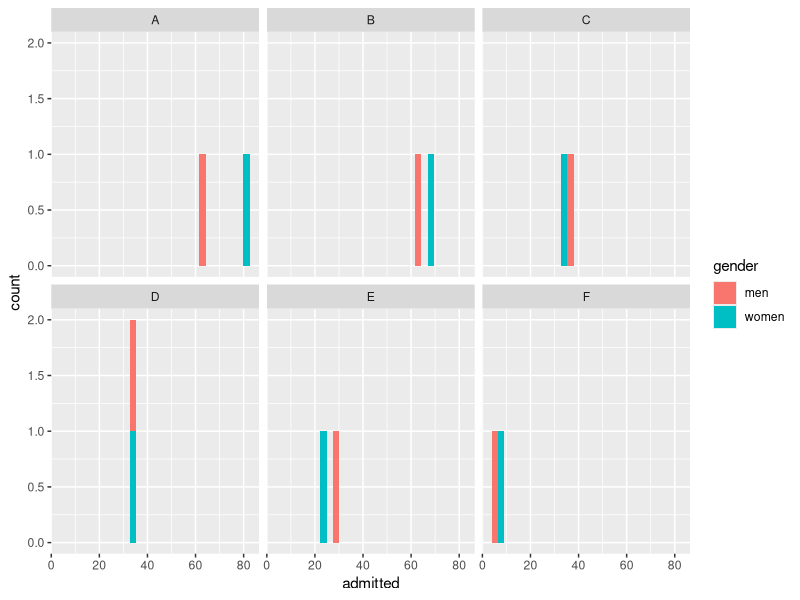
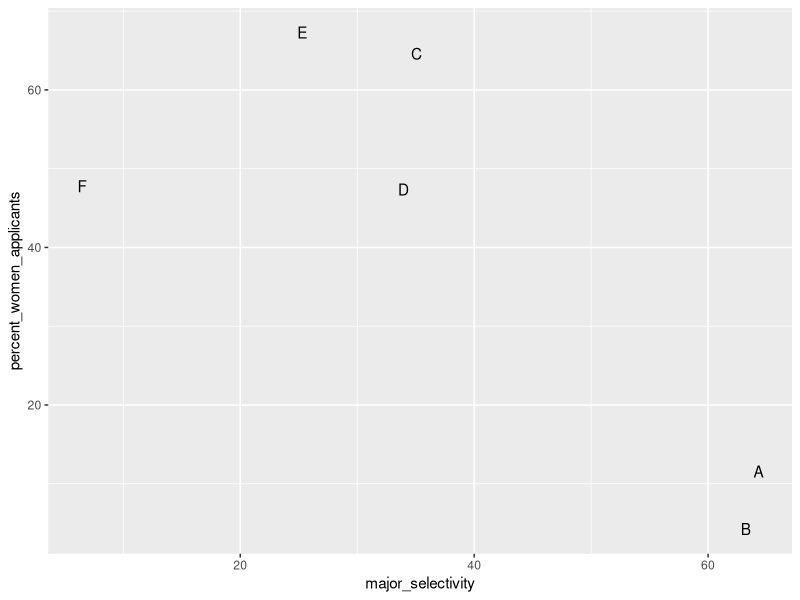
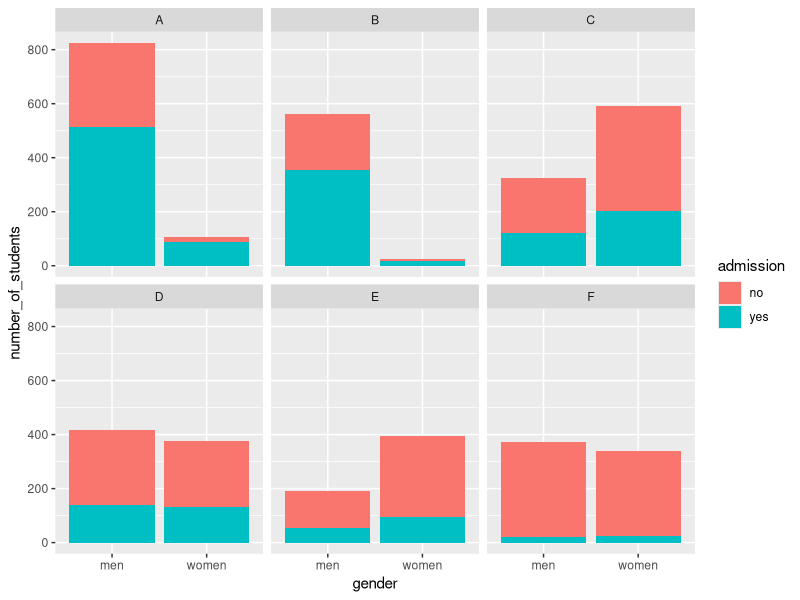
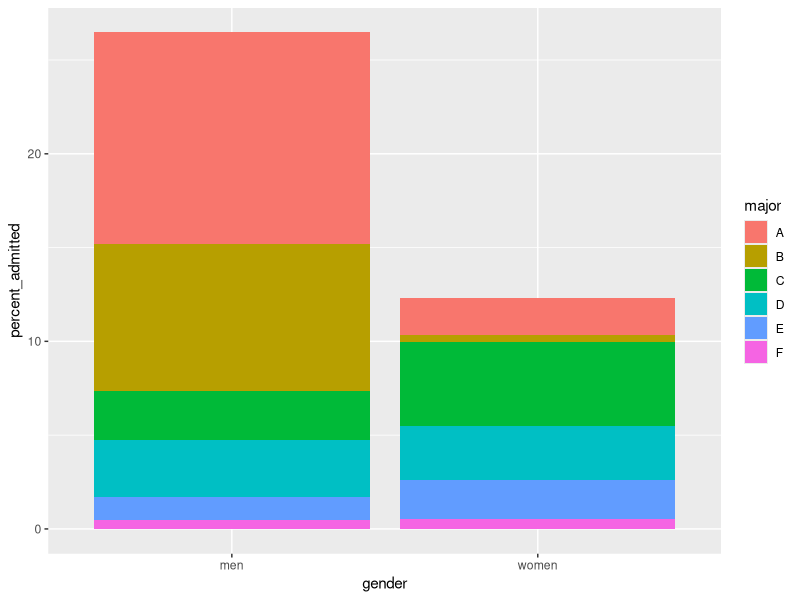
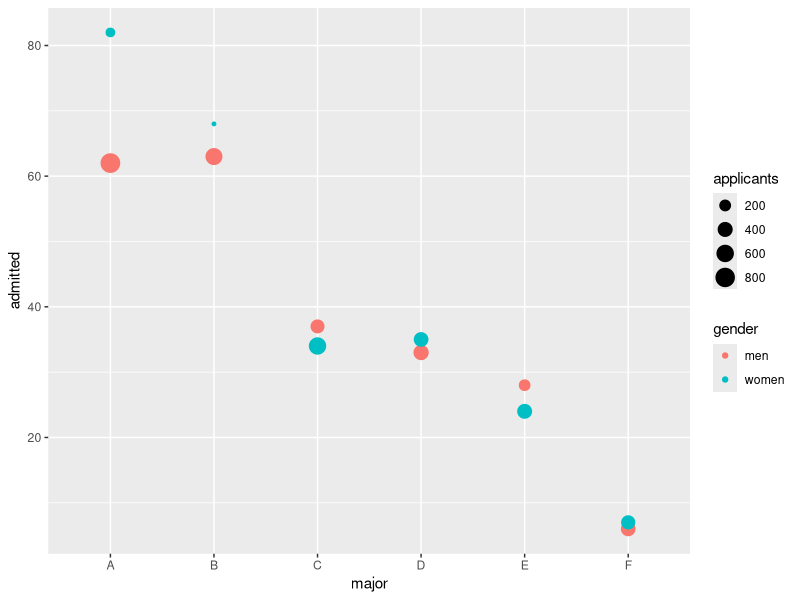
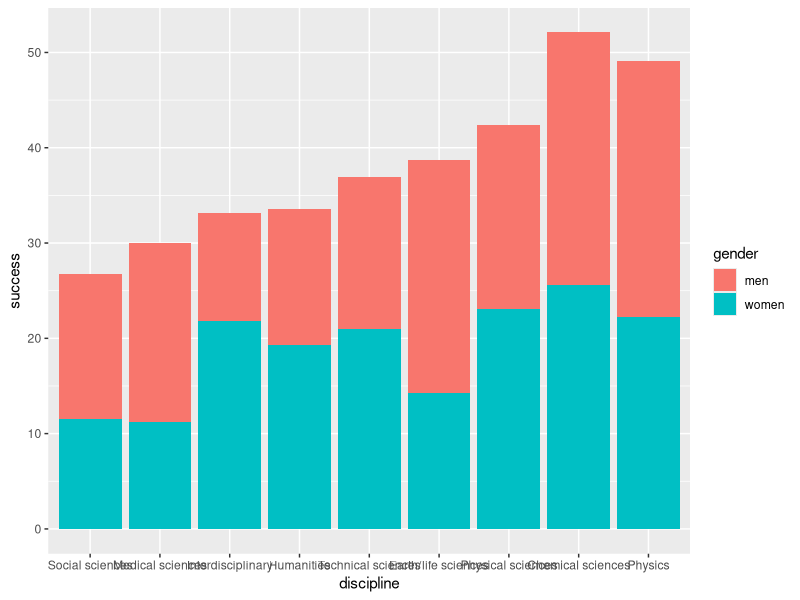

These charts were generated, in order, by the following R code:
# UC-Berkeley admission data
library(dslabs)
library(dplyr)
library(broom)
library(tidyverse)
data(admissions)
admissions

# percent men and women accepted
admissions  %>%
  ggplot(aes(admitted,fill=gender))+geom_histogram() + facet_wrap(.~major)

# test whether gender and admission are independent
admissions %>% group_by(gender) %>% 
  summarize(total_admitted = round(sum(admitted / 100 * applicants)), 
            not_admitted = sum(applicants) - sum(total_admitted)) %>%
  select(-gender) %>% 
  do(tidy(chisq.test(.)))
#result that there are not independent

# percent admissions by major
admissions %>% select(major, gender, admitted) %>%
  spread(gender, admitted) %>%
  mutate(women_minus_men = women - men)

# plot total percent admitted to major versus percent women applicants
admissions %>% 
  group_by(major) %>% 
  summarize(major_selectivity = sum(admitted * applicants) / sum(applicants),
            percent_women_applicants = sum(applicants * (gender=="women")) /
              sum(applicants) * 100) %>%
  ggplot(aes(major_selectivity, percent_women_applicants, label = major)) +
  geom_text()

# plot number of applicants admitted and not
admissions %>%
  mutate(yes = round(admitted/100*applicants), no = applicants - yes) %>%
  select(-applicants, -admitted) %>%
  gather(admission, number_of_students, -c("major", "gender")) %>%
  ggplot(aes(gender, number_of_students, fill = admission)) +
  geom_bar(stat = "identity", position = "stack") +
  facet_wrap(. ~ major)

admissions %>% 
  mutate(percent_admitted = admitted * applicants/sum(applicants)) %>%
  ggplot(aes(gender, y = percent_admitted, fill = major)) +
  geom_bar(stat = "identity", position = "stack")

# condition on major and then look at differences
admissions %>% ggplot(aes(major, admitted, col = gender, size = applicants)) + geom_point()

# average difference by major
admissions %>%  group_by(gender) %>% summarize(average = mean(admitted))


#assessment

data("research_funding_rates")
research_funding_rates

total_table<- research_funding_rates %>% select(discipline,applications_total,awards_total,success_rates_total)

table_research<- research_funding_rates %>% 
  select(-applications_total,-awards_total,-success_rates_total) %>%
  gather(v1,total,-discipline) %>%
  separate(v1,c('type','gender'),sep = '_',extra = 'merge') %>%
  mutate(gender=case_when(
    str_detect(gender,'women')~'women',
    T~'men'
  ))%>%
  spread(type,total,convert = F)

#men not awarded
table_research %>% group_by(gender) %>% summarise(not_awarded=sum(applications)-sum(awards),awarded=sum(awards)) %>%
  select(-gender) %>% chisq.test()


dat <- research_funding_rates %>% 
  mutate(discipline = reorder(discipline, success_rates_total)) %>%
  rename(success_total = success_rates_total,
         success_men = success_rates_men,
         success_women = success_rates_women) %>%
  gather(key, value, -discipline) %>%
  separate(key, c("type", "gender")) %>%
  spread(type, value) %>%
  filter(gender != "total") 
dat%>%
  ggplot(aes(x=discipline,y=success,fill=gender))+geom_histogram(stat = 'identity')

#discipline with best performance for men
dat %>% group_by(discipline) %>% mutate(is_higer_sucess=success-lag(success)) %>% filter(is_higer_sucess<0)

#most applicantions are for women
dat %>% group_by(discipline) %>% mutate(is_higer_app=applications-lag(applications)) %>% filter(is_higer_app>0)

#two lower overall funding rates
dat %>% group_by(discipline) %>% summarise()
